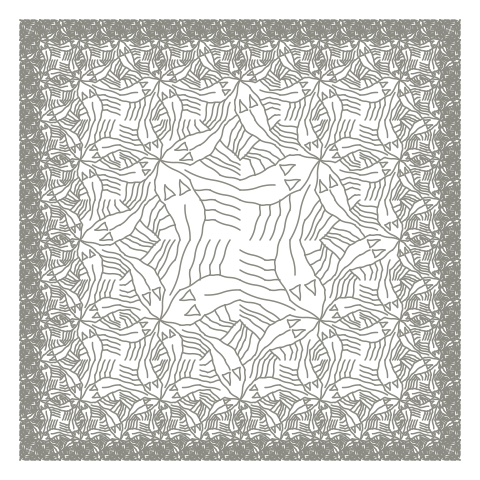

Generate this figure with R:
library(funcgeo)
library(grid)
library(here)

X <- c(4,6,0,3,3,0,0,0,4,7,7,4,4,4,11,10,10,8,8,4,4,0,11,14,14,16,10,13,13,16,9,12,12,16,8,12,12,16,8,16,0,6,6,8,8,12,12,16,10,12,12,16,12,13,13,16,14,16)
Y <- c(4,0,3,4,4,8,8,3,5,6,6,10,10,5,0,4,4,8,8,13,13,16,0,2,2,2,4,5,5,4,6,7,7,6,8,9,9,8,12,10,16,15,15,16,16,12,12,12,16,14,14,13,16,15,15,14,16,15)

fish_p <- curveGrob(
  x1 = X[seq(1, 58, 2)]/16,
  y1 = Y[seq(1, 58, 2)]/16,
  x2 = X[seq(2, 58, 2)]/16,
  y2 = Y[seq(2, 58, 2)]/16,
  vp = viewport(width = 1, height = 1),
  square = FALSE,
  curvature = 0.1,
  angle = 100,
  shape = -0.8,
  ncp = 5,
  inflect = TRUE,
  gp = gpar(col = "ivory4", lwd = 2)
)

X <- c(2,4,4,4,4,6,6,6,6,8,8,8,8,10,10,10,10,14,12,13,13,16,16,15,15,16,16,12,12,6,6,4,4,0,13,16,14,16,15,16,0,7,9,10,10,12,12,9,8,9,9,11,11,8,0,3,3,7,7,8,2,3,4,5,6,7)
Y <- c(0,5,5,7,0,5,5,7,0,5,5,8,0,6,6,9,0,11,0,4,4,8,8,10,10,16,16,10,10,7,7,7,7,8,0,6,0,4,0,2,10,11,12,10,10,12,12,12,15,13,13,15,15,15,12,13,13,15,15,16,16,13,16,14,16,15)

fish_q <- curveGrob(
  x1 = X[seq(1, 66, 2)]/16,
  y1 = Y[seq(1, 66, 2)]/16,
  x2 = X[seq(2, 66, 2)]/16,
  y2 = Y[seq(2, 66, 2)]/16,
  vp = viewport(width = 1, height = 1),
  square = FALSE,
  curvature = 0.1,
  angle = 100,
  shape = -0.8,
  ncp = 5,
  inflect = TRUE,
  gp = gpar(col = "ivory4", lwd = 2)
)

X <- c(0,1,0,2,0,5,0,8,1,4,2,8,3,8,8,12,5,12,12,16,0,2,2,8,8,14,14,16,6,11,11,16,11,12,12,16,12,16,13,16,14,16,15,16)
Y <- c(12,14,8,12,4,10,0,8,1,0,2,0,3,2,2,0,5,3,3,0,16,12,12,8,8,6,6,4,16,10,10,6,16,12,12,8,12,16,13,10,14,12,15,14)

fish_r <- curveGrob(
  x1 = X[seq(1, 44, 2)]/16,
  y1 = Y[seq(1, 44, 2)]/16,
  x2 = X[seq(2, 44, 2)]/16,
  y2 = Y[seq(2, 44, 2)]/16,
  vp = viewport(width = 1, height = 1),
  square = FALSE,
  curvature = 0.1,
  angle = 100,
  shape = -0.8,
  ncp = 5,
  inflect = TRUE,
  gp = gpar(col = "ivory4", lwd = 2)
)

X <- c(0,4,4,8,8,16,0,2,0,7,0,8,0,7,0,7,0,7,8,7,7,7,7,8,8,10,10,16,10,11,10,12,12,12,12,10,13,15,15,15,15,13,12,13,13,15,15,16,13,16,14,16,15,16)
Y <- c(0,2,2,2,2,0,4,1,6,4,8,6,10,8,12,10,14,13,16,13,13,8,8,6,6,4,4,0,16,10,6,4,4,7,7,6,7,5,5,8,8,7,16,13,13,9,9,8,13,14,11,12,9,10)

fish_s <- curveGrob(
  x1 = X[seq(1, 54, 2)]/16,
  y1 = Y[seq(1, 54, 2)]/16,
  x2 = X[seq(2, 54, 2)]/16,
  y2 = Y[seq(2, 54, 2)]/16,
  vp = viewport(width = 1, height = 1),
  square = FALSE,
  curvature = 0.1,
  angle = 100,
  shape = -0.8,
  ncp = 5,
  inflect = TRUE,
  gp = gpar(col = "ivory4", lwd = 2)
)

nil <- nullGrob()

t <- quartet(fish_p, fish_q, fish_r, fish_s)
u <- cycle(rot(fish_q))

side1 <- quartet(nil, nil, rot(t), t)
side2 <- quartet(side1, side1, rot(t), t)

corner1 <- quartet(nil, nil, nil, u)
corner2 <- quartet(corner1, side1, rot(side1), u)

corner <- nonet(
  corner2, side2, side2,
  rot(side2), u, rot(t),
  rot(side2), rot(t), rot(fish_q)
)

squarelimit <- cycle(corner)

png(here("plots", "squarelimit-curve.png"))
grid.draw(squarelimit)
dev.off()